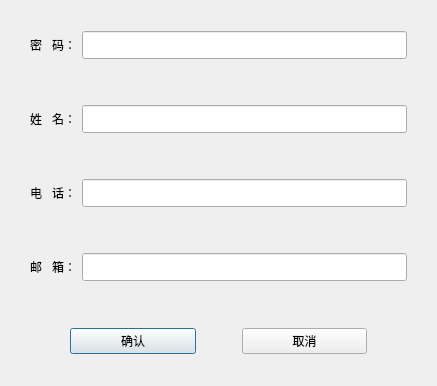
<?xml version="1.0" encoding="UTF-8"?>
<ui version="4.0">
 <class>UserInfoDialog</class>
 <widget class="QDialog" name="UserInfoDialog">
  <property name="geometry">
   <rect>
    <x>0</x>
    <y>0</y>
    <width>437</width>
    <height>386</height>
   </rect>
  </property>
  <property name="windowTitle">
   <string>Dialog</string>
  </property>
  <layout class="QGridLayout" name="gridLayout_2">
   <item row="0" column="1">
    <widget class="QWidget" name="widget_6" native="true">
     <layout class="QGridLayout" name="gridLayout_6">
      <item row="0" column="0">
       <widget class="QLabel" name="label_6">
        <property name="text">
         <string>密   码：</string>
        </property>
        <property name="alignment">
         <set>Qt::AlignRight|Qt::AlignTrailing|Qt::AlignVCenter</set>
        </property>
       </widget>
      </item>
      <item row="0" column="1">
       <widget class="QLineEdit" name="lineE_password">
        <property name="minimumSize">
         <size>
          <width>0</width>
          <height>28</height>
         </size>
        </property>
       </widget>
      </item>
     </layout>
    </widget>
   </item>
   <item row="1" column="1">
    <widget class="QWidget" name="widget_3" native="true">
     <layout class="QGridLayout" name="gridLayout_3">
      <item row="0" column="1">
       <widget class="QLineEdit" name="lineE_name">
        <property name="minimumSize">
         <size>
          <width>0</width>
          <height>28</height>
         </size>
        </property>
       </widget>
      </item>
      <item row="0" column="0">
       <widget class="QLabel" name="label_3">
        <property name="text">
         <string>姓   名：</string>
        </property>
        <property name="alignment">
         <set>Qt::AlignRight|Qt::AlignTrailing|Qt::AlignVCenter</set>
        </property>
       </widget>
      </item>
     </layout>
    </widget>
   </item>
   <item row="2" column="1">
    <widget class="QWidget" name="widget_5" native="true">
     <layout class="QGridLayout" name="gridLayout_5">
      <item row="0" column="0">
       <widget class="QLabel" name="label_5">
        <property name="text">
         <string>电   话：</string>
        </property>
        <property name="alignment">
         <set>Qt::AlignRight|Qt::AlignTrailing|Qt::AlignVCenter</set>
        </property>
       </widget>
      </item>
      <item row="0" column="1">
       <widget class="QLineEdit" name="lineE_phone">
        <property name="minimumSize">
         <size>
          <width>0</width>
          <height>28</height>
         </size>
        </property>
       </widget>
      </item>
     </layout>
    </widget>
   </item>
   <item row="4" column="1">
    <widget class="QWidget" name="widget_2" native="true">
     <layout class="QHBoxLayout" name="horizontalLayout">
      <item>
       <spacer name="horizontalSpacer_2">
        <property name="orientation">
         <enum>Qt::Horizontal</enum>
        </property>
        <property name="sizeType">
         <enum>QSizePolicy::Fixed</enum>
        </property>
        <property name="sizeHint" stdset="0">
         <size>
          <width>40</width>
          <height>20</height>
         </size>
        </property>
       </spacer>
      </item>
      <item>
       <widget class="QPushButton" name="btn_sure">
        <property name="text">
         <string>确认</string>
        </property>
       </widget>
      </item>
      <item>
       <spacer name="horizontalSpacer">
        <property name="orientation">
         <enum>Qt::Horizontal</enum>
        </property>
        <property name="sizeType">
         <enum>QSizePolicy::Fixed</enum>
        </property>
        <property name="sizeHint" stdset="0">
         <size>
          <width>40</width>
          <height>20</height>
         </size>
        </property>
       </spacer>
      </item>
      <item>
       <widget class="QPushButton" name="btn_cancel">
        <property name="text">
         <string>取消</string>
        </property>
       </widget>
      </item>
      <item>
       <spacer name="horizontalSpacer_3">
        <property name="orientation">
         <enum>Qt::Horizontal</enum>
        </property>
        <property name="sizeType">
         <enum>QSizePolicy::Fixed</enum>
        </property>
        <property name="sizeHint" stdset="0">
         <size>
          <width>40</width>
          <height>20</height>
         </size>
        </property>
       </spacer>
      </item>
     </layout>
    </widget>
   </item>
   <item row="3" column="1">
    <widget class="QWidget" name="widget_4" native="true">
     <layout class="QGridLayout" name="gridLayout_4">
      <item row="0" column="0">
       <widget class="QLabel" name="label_4">
        <property name="text">
         <string>邮   箱：</string>
        </property>
        <property name="alignment">
         <set>Qt::AlignRight|Qt::AlignTrailing|Qt::AlignVCenter</set>
        </property>
       </widget>
      </item>
      <item row="0" column="1">
       <widget class="QLineEdit" name="lineE_email">
        <property name="minimumSize">
         <size>
          <width>0</width>
          <height>28</height>
         </size>
        </property>
       </widget>
      </item>
     </layout>
    </widget>
   </item>
   <item row="1" column="2">
    <spacer name="horizontalSpacer_4">
     <property name="orientation">
      <enum>Qt::Horizontal</enum>
     </property>
     <property name="sizeType">
      <enum>QSizePolicy::Fixed</enum>
     </property>
     <property name="sizeHint" stdset="0">
      <size>
       <width>10</width>
       <height>20</height>
      </size>
     </property>
    </spacer>
   </item>
   <item row="1" column="0">
    <spacer name="horizontalSpacer_5">
     <property name="orientation">
      <enum>Qt::Horizontal</enum>
     </property>
     <property name="sizeType">
      <enum>QSizePolicy::Fixed</enum>
     </property>
     <property name="sizeHint" stdset="0">
      <size>
       <width>10</width>
       <height>20</height>
      </size>
     </property>
    </spacer>
   </item>
  </layout>
 </widget>
 <resources/>
 <connections/>
</ui>
